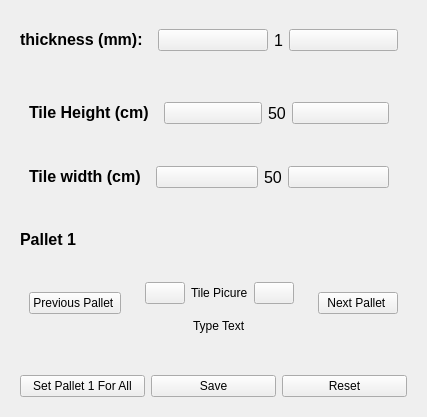
                       <widget class="QWidget" name="item2Page">
                        <layout class="QVBoxLayout" name="verticalLayout_23">
                         <item alignment="Qt::AlignTop">
                          <widget class="QWidget" name="widget_29" native="true">
                           <property name="sizePolicy">
                            <sizepolicy hsizetype="Preferred" vsizetype="Fixed">
                             <horstretch>0</horstretch>
                             <verstretch>0</verstretch>
                            </sizepolicy>
                           </property>
                           <property name="maximumSize">
                            <size>
                             <width>16777215</width>
                             <height>70</height>
                            </size>
                           </property>
                           <layout class="QHBoxLayout" name="horizontalLayout_30">
                            <item>
                             <widget class="QLabel" name="label_3">
                              <property name="sizePolicy">
                               <sizepolicy hsizetype="Fixed" vsizetype="Fixed">
                                <horstretch>0</horstretch>
                                <verstretch>0</verstretch>
                               </sizepolicy>
                              </property>
                              <property name="font">
                               <font>
                                <pointsize>12</pointsize>
                                <weight>75</weight>
                                <bold>true</bold>
                               </font>
                              </property>
                              <property name="text">
                               <string>thickness (mm):</string>
                              </property>
                             </widget>
                            </item>
                            <item>
                             <widget class="QWidget" name="widget_36" native="true">
                              <layout class="QHBoxLayout" name="horizontalLayout_29">
                               <item>
                                <widget class="QPushButton" name="thicknessMinusBtn">
                                 <property name="cursor">
                                  <cursorShape>PointingHandCursor</cursorShape>
                                 </property>
                                 <property name="text">
                                  <string/>
                                 </property>
                                 <property name="icon">
                                  <iconset resource="QSS/QSS_Resources.qrc">
                                   <normaloff>:/icons/Icons/minus.png</normaloff>:/icons/Icons/minus.png</iconset>
                                 </property>
                                 <property name="iconSize">
                                  <size>
                                   <width>70</width>
                                   <height>70</height>
                                  </size>
                                 </property>
                                </widget>
                               </item>
                               <item>
                                <widget class="QLabel" name="label_6">
                                 <property name="sizePolicy">
                                  <sizepolicy hsizetype="Fixed" vsizetype="Preferred">
                                   <horstretch>0</horstretch>
                                   <verstretch>0</verstretch>
                                  </sizepolicy>
                                 </property>
                                 <property name="font">
                                  <font>
                                   <pointsize>12</pointsize>
                                  </font>
                                 </property>
                                 <property name="text">
                                  <string>1</string>
                                 </property>
                                </widget>
                               </item>
                               <item>
                                <widget class="QPushButton" name="thicknessPlusBtn">
                                 <property name="cursor">
                                  <cursorShape>PointingHandCursor</cursorShape>
                                 </property>
                                 <property name="text">
                                  <string/>
                                 </property>
                                 <property name="icon">
                                  <iconset resource="QSS/QSS_Resources.qrc">
                                   <normaloff>:/icons/Icons/plus.png</normaloff>:/icons/Icons/plus.png</iconset>
                                 </property>
                                 <property name="iconSize">
                                  <size>
                                   <width>70</width>
                                   <height>70</height>
                                  </size>
                                 </property>
                                </widget>
                               </item>
                              </layout>
                             </widget>
                            </item>
                           </layout>
                          </widget>
                         </item>
                         <item alignment="Qt::AlignTop">
                          <widget class="QWidget" name="widget_30" native="true">
                           <property name="sizePolicy">
                            <sizepolicy hsizetype="Preferred" vsizetype="Fixed">
                             <horstretch>0</horstretch>
                             <verstretch>0</verstretch>
                            </sizepolicy>
                           </property>
                           <property name="maximumSize">
                            <size>
                             <width>16777215</width>
                             <height>150</height>
                            </size>
                           </property>
                           <layout class="QVBoxLayout" name="verticalLayout_25">
                            <item>
                             <widget class="QWidget" name="widget_31" native="true">
                              <property name="sizePolicy">
                               <sizepolicy hsizetype="Preferred" vsizetype="Fixed">
                                <horstretch>0</horstretch>
                                <verstretch>0</verstretch>
                               </sizepolicy>
                              </property>
                              <layout class="QHBoxLayout" name="horizontalLayout_34">
                               <item>
                                <widget class="QLabel" name="label_23">
                                 <property name="sizePolicy">
                                  <sizepolicy hsizetype="Fixed" vsizetype="Fixed">
                                   <horstretch>0</horstretch>
                                   <verstretch>0</verstretch>
                                  </sizepolicy>
                                 </property>
                                 <property name="font">
                                  <font>
                                   <pointsize>12</pointsize>
                                   <weight>75</weight>
                                   <bold>true</bold>
                                  </font>
                                 </property>
                                 <property name="text">
                                  <string>Tile Height (cm)</string>
                                 </property>
                                </widget>
                               </item>
                               <item>
                                <widget class="QWidget" name="widget_37" native="true">
                                 <layout class="QHBoxLayout" name="horizontalLayout_32">
                                  <item>
                                   <widget class="QPushButton" name="heightMinusBtn">
                                    <property name="cursor">
                                     <cursorShape>PointingHandCursor</cursorShape>
                                    </property>
                                    <property name="text">
                                     <string/>
                                    </property>
                                    <property name="icon">
                                     <iconset resource="QSS/QSS_Resources.qrc">
                                      <normaloff>:/icons/Icons/minus.png</normaloff>:/icons/Icons/minus.png</iconset>
                                    </property>
                                    <property name="iconSize">
                                     <size>
                                      <width>70</width>
                                      <height>70</height>
                                     </size>
                                    </property>
                                   </widget>
                                  </item>
                                  <item>
                                   <widget class="QLabel" name="label_22">
                                    <property name="sizePolicy">
                                     <sizepolicy hsizetype="Fixed" vsizetype="Preferred">
                                      <horstretch>0</horstretch>
                                      <verstretch>0</verstretch>
                                     </sizepolicy>
                                    </property>
                                    <property name="font">
                                     <font>
                                      <pointsize>12</pointsize>
                                     </font>
                                    </property>
                                    <property name="text">
                                     <string>50</string>
                                    </property>
                                   </widget>
                                  </item>
                                  <item>
                                   <widget class="QPushButton" name="heightPlusBtn">
                                    <property name="cursor">
                                     <cursorShape>PointingHandCursor</cursorShape>
                                    </property>
                                    <property name="text">
                                     <string/>
                                    </property>
                                    <property name="icon">
                                     <iconset resource="QSS/QSS_Resources.qrc">
                                      <normaloff>:/icons/Icons/plus.png</normaloff>:/icons/Icons/plus.png</iconset>
                                    </property>
                                    <property name="iconSize">
                                     <size>
                                      <width>70</width>
                                      <height>70</height>
                                     </size>
                                    </property>
                                   </widget>
                                  </item>
                                 </layout>
                                </widget>
                               </item>
                              </layout>
                             </widget>
                            </item>
                            <item>
                             <widget class="QWidget" name="widget_32" native="true">
                              <layout class="QHBoxLayout" name="horizontalLayout_35">
                               <item>
                                <widget class="QLabel" name="label_25">
                                 <property name="sizePolicy">
                                  <sizepolicy hsizetype="Fixed" vsizetype="Fixed">
                                   <horstretch>0</horstretch>
                                   <verstretch>0</verstretch>
                                  </sizepolicy>
                                 </property>
                                 <property name="font">
                                  <font>
                                   <pointsize>12</pointsize>
                                   <weight>75</weight>
                                   <bold>true</bold>
                                  </font>
                                 </property>
                                 <property name="text">
                                  <string>Tile width (cm)</string>
                                 </property>
                                </widget>
                               </item>
                               <item>
                                <widget class="QWidget" name="widget_38" native="true">
                                 <property name="sizePolicy">
                                  <sizepolicy hsizetype="Preferred" vsizetype="Fixed">
                                   <horstretch>0</horstretch>
                                   <verstretch>0</verstretch>
                                  </sizepolicy>
                                 </property>
                                 <layout class="QHBoxLayout" name="horizontalLayout_33">
                                  <item>
                                   <widget class="QPushButton" name="widthMinusBtn">
                                    <property name="cursor">
                                     <cursorShape>PointingHandCursor</cursorShape>
                                    </property>
                                    <property name="text">
                                     <string/>
                                    </property>
                                    <property name="icon">
                                     <iconset resource="QSS/QSS_Resources.qrc">
                                      <normaloff>:/icons/Icons/minus.png</normaloff>:/icons/Icons/minus.png</iconset>
                                    </property>
                                    <property name="iconSize">
                                     <size>
                                      <width>70</width>
                                      <height>70</height>
                                     </size>
                                    </property>
                                   </widget>
                                  </item>
                                  <item>
                                   <widget class="QLabel" name="label_24">
                                    <property name="sizePolicy">
                                     <sizepolicy hsizetype="Fixed" vsizetype="Preferred">
                                      <horstretch>0</horstretch>
                                      <verstretch>0</verstretch>
                                     </sizepolicy>
                                    </property>
                                    <property name="font">
                                     <font>
                                      <pointsize>12</pointsize>
                                     </font>
                                    </property>
                                    <property name="text">
                                     <string>50</string>
                                    </property>
                                   </widget>
                                  </item>
                                  <item>
                                   <widget class="QPushButton" name="widthPlusBtn">
                                    <property name="cursor">
                                     <cursorShape>PointingHandCursor</cursorShape>
                                    </property>
                                    <property name="text">
                                     <string/>
                                    </property>
                                    <property name="icon">
                                     <iconset resource="QSS/QSS_Resources.qrc">
                                      <normaloff>:/icons/Icons/plus.png</normaloff>:/icons/Icons/plus.png</iconset>
                                    </property>
                                    <property name="iconSize">
                                     <size>
                                      <width>70</width>
                                      <height>70</height>
                                     </size>
                                    </property>
                                   </widget>
                                  </item>
                                 </layout>
                                </widget>
                               </item>
                              </layout>
                             </widget>
                            </item>
                           </layout>
                          </widget>
                         </item>
                         <item>
                          <widget class="QWidget" name="widget_33" native="true">
                           <property name="sizePolicy">
                            <sizepolicy hsizetype="Preferred" vsizetype="Expanding">
                             <horstretch>0</horstretch>
                             <verstretch>0</verstretch>
                            </sizepolicy>
                           </property>
                           <layout class="QVBoxLayout" name="verticalLayout_26">
                            <item>
                             <widget class="QLabel" name="label_27">
                              <property name="sizePolicy">
                               <sizepolicy hsizetype="Fixed" vsizetype="Fixed">
                                <horstretch>0</horstretch>
                                <verstretch>0</verstretch>
                               </sizepolicy>
                              </property>
                              <property name="font">
                               <font>
                                <pointsize>12</pointsize>
                                <weight>75</weight>
                                <bold>true</bold>
                               </font>
                              </property>
                              <property name="text">
                               <string>Pallet 1</string>
                              </property>
                             </widget>
                            </item>
                            <item>
                             <widget class="QWidget" name="widget_34" native="true">
                              <layout class="QHBoxLayout" name="horizontalLayout_36">
                               <item>
                                <widget class="QPushButton" name="pushButton_31">
                                 <property name="sizePolicy">
                                  <sizepolicy hsizetype="Fixed" vsizetype="Fixed">
                                   <horstretch>0</horstretch>
                                   <verstretch>0</verstretch>
                                  </sizepolicy>
                                 </property>
                                 <property name="maximumSize">
                                  <size>
                                   <width>140</width>
                                   <height>16777215</height>
                                  </size>
                                 </property>
                                 <property name="cursor">
                                  <cursorShape>PointingHandCursor</cursorShape>
                                 </property>
                                 <property name="text">
                                  <string>Previous Pallet </string>
                                 </property>
                                 <property name="icon">
                                  <iconset resource="QSS/QSS_Resources.qrc">
                                   <normaloff>:/icons/Icons/arrow_left_focus.png</normaloff>:/icons/Icons/arrow_left_focus.png</iconset>
                                 </property>
                                 <property name="iconSize">
                                  <size>
                                   <width>50</width>
                                   <height>50</height>
                                  </size>
                                 </property>
                                </widget>
                               </item>
                               <item>
                                <widget class="QWidget" name="widget_39" native="true">
                                 <layout class="QVBoxLayout" name="verticalLayout_27">
                                  <item>
                                   <widget class="QWidget" name="widget_40" native="true">
                                    <property name="sizePolicy">
                                     <sizepolicy hsizetype="Expanding" vsizetype="Expanding">
                                      <horstretch>0</horstretch>
                                      <verstretch>0</verstretch>
                                     </sizepolicy>
                                    </property>
                                    <layout class="QHBoxLayout" name="horizontalLayout_37">
                                     <item>
                                      <widget class="QPushButton" name="pushButton_34">
                                       <property name="cursor">
                                        <cursorShape>PointingHandCursor</cursorShape>
                                       </property>
                                       <property name="text">
                                        <string/>
                                       </property>
                                       <property name="icon">
                                        <iconset resource="QSS/QSS_Resources.qrc">
                                         <normaloff>:/icons/Icons/arrow-left.png</normaloff>:/icons/Icons/arrow-left.png</iconset>
                                       </property>
                                       <property name="iconSize">
                                        <size>
                                         <width>50</width>
                                         <height>50</height>
                                        </size>
                                       </property>
                                      </widget>
                                     </item>
                                     <item>
                                      <widget class="QLabel" name="label_29">
                                       <property name="sizePolicy">
                                        <sizepolicy hsizetype="Expanding" vsizetype="Expanding">
                                         <horstretch>0</horstretch>
                                         <verstretch>0</verstretch>
                                        </sizepolicy>
                                       </property>
                                       <property name="text">
                                        <string>Tile Picure</string>
                                       </property>
                                      </widget>
                                     </item>
                                     <item>
                                      <widget class="QPushButton" name="pushButton_35">
                                       <property name="cursor">
                                        <cursorShape>PointingHandCursor</cursorShape>
                                       </property>
                                       <property name="text">
                                        <string/>
                                       </property>
                                       <property name="icon">
                                        <iconset resource="QSS/QSS_Resources.qrc">
                                         <normaloff>:/icons/Icons/arrow-right.png</normaloff>:/icons/Icons/arrow-right.png</iconset>
                                       </property>
                                       <property name="iconSize">
                                        <size>
                                         <width>50</width>
                                         <height>50</height>
                                        </size>
                                       </property>
                                      </widget>
                                     </item>
                                    </layout>
                                   </widget>
                                  </item>
                                  <item alignment="Qt::AlignHCenter|Qt::AlignVCenter">
                                   <widget class="QLabel" name="label_28">
                                    <property name="sizePolicy">
                                     <sizepolicy hsizetype="Fixed" vsizetype="Fixed">
                                      <horstretch>0</horstretch>
                                      <verstretch>0</verstretch>
                                     </sizepolicy>
                                    </property>
                                    <property name="text">
                                     <string>Type Text</string>
                                    </property>
                                   </widget>
                                  </item>
                                 </layout>
                                </widget>
                               </item>
                               <item>
                                <widget class="QPushButton" name="pushButton_32">
                                 <property name="sizePolicy">
                                  <sizepolicy hsizetype="Fixed" vsizetype="Fixed">
                                   <horstretch>0</horstretch>
                                   <verstretch>0</verstretch>
                                  </sizepolicy>
                                 </property>
                                 <property name="maximumSize">
                                  <size>
                                   <width>120</width>
                                   <height>16777215</height>
                                  </size>
                                 </property>
                                 <property name="cursor">
                                  <cursorShape>PointingHandCursor</cursorShape>
                                 </property>
                                 <property name="text">
                                  <string>Next Pallet </string>
                                 </property>
                                 <property name="icon">
                                  <iconset resource="QSS/QSS_Resources.qrc">
                                   <normaloff>:/icons/Icons/arrow_right_focus.png</normaloff>:/icons/Icons/arrow_right_focus.png</iconset>
                                 </property>
                                 <property name="iconSize">
                                  <size>
                                   <width>50</width>
                                   <height>50</height>
                                  </size>
                                 </property>
                                </widget>
                               </item>
                              </layout>
                             </widget>
                            </item>
                           </layout>
                          </widget>
                         </item>
                         <item>
                          <widget class="QWidget" name="customTileMenuBar" native="true">
                           <property name="maximumSize">
                            <size>
                             <width>16777215</width>
                             <height>70</height>
                            </size>
                           </property>
                           <layout class="QHBoxLayout" name="horizontalLayout_11">
                            <item>
                             <widget class="QPushButton" name="pushButton_22">
                              <property name="sizePolicy">
                               <sizepolicy hsizetype="Expanding" vsizetype="Preferred">
                                <horstretch>0</horstretch>
                                <verstretch>0</verstretch>
                               </sizepolicy>
                              </property>
                              <property name="cursor">
                               <cursorShape>PointingHandCursor</cursorShape>
                              </property>
                              <property name="text">
                               <string>Set Pallet 1 For All</string>
                              </property>
                              <property name="icon">
                               <iconset resource="QSS/QSS_Resources.qrc">
                                <normaloff>:/icons/Icons/copy.png</normaloff>:/icons/Icons/copy.png</iconset>
                              </property>
                              <property name="iconSize">
                               <size>
                                <width>50</width>
                                <height>50</height>
                               </size>
                              </property>
                             </widget>
                            </item>
                            <item>
                             <widget class="QPushButton" name="pushButton_21">
                              <property name="sizePolicy">
                               <sizepolicy hsizetype="Expanding" vsizetype="Preferred">
                                <horstretch>0</horstretch>
                                <verstretch>0</verstretch>
                               </sizepolicy>
                              </property>
                              <property name="cursor">
                               <cursorShape>PointingHandCursor</cursorShape>
                              </property>
                              <property name="text">
                               <string>Save</string>
                              </property>
                              <property name="icon">
                               <iconset resource="QSS/QSS_Resources.qrc">
                                <normaloff>:/icons/Icons/save.png</normaloff>:/icons/Icons/save.png</iconset>
                              </property>
                              <property name="iconSize">
                               <size>
                                <width>50</width>
                                <height>50</height>
                               </size>
                              </property>
                             </widget>
                            </item>
                            <item>
                             <widget class="QPushButton" name="pushButton_33">
                              <property name="sizePolicy">
                               <sizepolicy hsizetype="Expanding" vsizetype="Preferred">
                                <horstretch>0</horstretch>
                                <verstretch>0</verstretch>
                               </sizepolicy>
                              </property>
                              <property name="cursor">
                               <cursorShape>PointingHandCursor</cursorShape>
                              </property>
                              <property name="text">
                               <string>Reset</string>
                              </property>
                              <property name="icon">
                               <iconset resource="QSS/QSS_Resources.qrc">
                                <normaloff>:/icons/Icons/refresh-ccw.png</normaloff>:/icons/Icons/refresh-ccw.png</iconset>
                              </property>
                              <property name="iconSize">
                               <size>
                                <width>50</width>
                                <height>50</height>
                               </size>
                              </property>
                             </widget>
                            </item>
                           </layout>
                          </widget>
                         </item>
                        </layout>
                       </widget>
